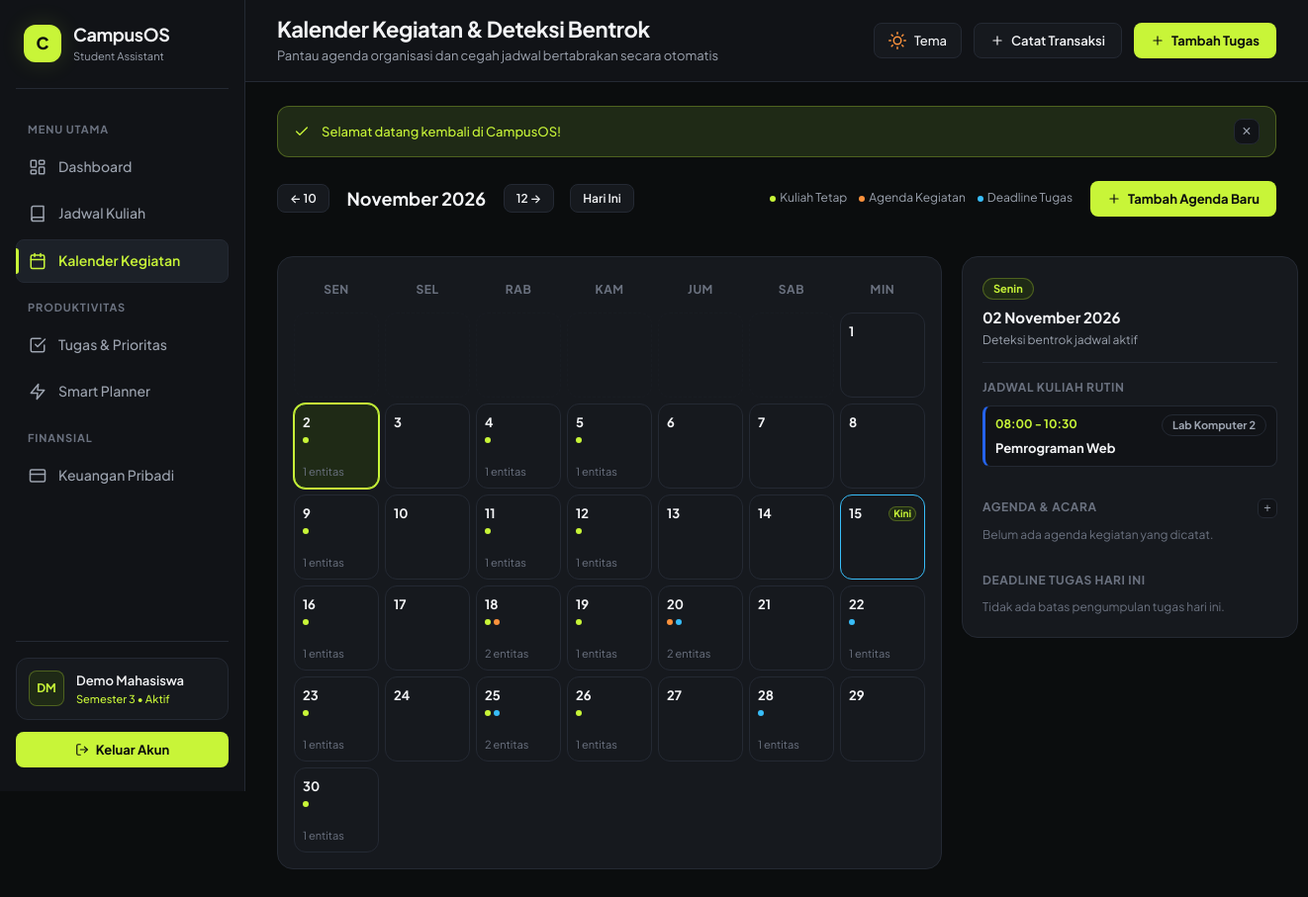
/index.php?page=calendar&month=11&year=2026&date=2026-11-02 (signed in), run on the app's committed database.
### tables this page shows
CREATE TABLE IF NOT EXISTS `class_schedules` (
    `id` INT AUTO_INCREMENT PRIMARY KEY,
    `user_id` INT NOT NULL,
    `course_id` INT NOT NULL,
    `day_of_week` TINYINT NOT NULL COMMENT '1=Senin, 2=Selasa, ..., 7=Minggu',
    `start_time` TIME NOT NULL,
    `end_time` TIME NOT NULL,
    `room` VARCHAR(50) NULL,
    INDEX `idx_schedules_user_day` (`user_id`, `day_of_week`),
    CONSTRAINT `fk_schedules_user` FOREIGN KEY (`user_id`) 
        REFERENCES `users` (`id`) ON DELETE CASCADE,
    CONSTRAINT `fk_schedules_course` FOREIGN KEY (`course_id`) 
        REFERENCES `courses` (`id`) ON DELETE CASCADE
);

CREATE TABLE IF NOT EXISTS `courses` (
    `id` INT AUTO_INCREMENT PRIMARY KEY,
    `user_id` INT NOT NULL,
    `course_code` VARCHAR(20) NOT NULL,
    `course_name` VARCHAR(120) NOT NULL,
    `lecturer` VARCHAR(100) NULL,
    `credits` TINYINT NOT NULL DEFAULT 3,
    `color_hex` VARCHAR(7) NOT NULL DEFAULT '#3B82F6',
    `created_at` TIMESTAMP NOT NULL DEFAULT CURRENT_TIMESTAMP,
    CONSTRAINT `fk_courses_user` FOREIGN KEY (`user_id`) 
        REFERENCES `users` (`id`) ON DELETE CASCADE
);

### app/helpers/view.php (called while the page is built, shortened)
<?php
function e(mixed $string): string
{
    return htmlspecialchars((string) ($string ?? ''), ENT_QUOTES, 'UTF-8');
}
function renderView(string $viewPath, array $data = [], ?string $layout = 'layouts/main'): void
{
    extract($data, EXTR_SKIP);
    $baseViewDir = dirname(__DIR__, 2) . '/views/';
    $viewFile = $baseViewDir . ltrim($viewPath, '/') . '.php';
    require $viewFile;
}

### app/config/database.php (called while the page is built, shortened)
<?php
function getDBConnection(): ?PDO
{
    $configFile = __DIR__ . '/config.local.php';
    if (!file_exists($configFile)) {
        $configFile = __DIR__ . '/config.example.php';
    }
    $config = require $configFile;
    $db = isset($config['db']) && is_array($config['db']) ? $config['db'] : $config;
    $host     = $db['host'] ?? '127.0.0.1';
    $dbname   = $db['dbname'] ?? 'campusos_db';
    $username = $db['username'] ?? 'root';
    $password = $db['password'] ?? '';
    $charset  = $db['charset'] ?? 'utf8mb4';
    $dsn = "mysql:host={$host};dbname={$dbname};charset={$charset}";
    $options = [
        PDO::ATTR_ERRMODE            => PDO::ERRMODE_EXCEPTION,
        PDO::ATTR_DEFAULT_FETCH_MODE => PDO::FETCH_ASSOC,
        PDO::ATTR_EMULATE_PREPARES   => false,
    ];
    try {
        $pdo = new PDO($dsn, $username, $password, $options);
        return $pdo;
    } catch (\PDOException $e) {
        error_log("Database Connection Failed: " . $e->getMessage());
        return null;
    }
}

### app/models/ScheduleModel.php (called while the page is built, shortened)
<?php
require_once __DIR__ . '/../config/database.php';
class ScheduleModel
{
    private ?PDO $db;
    public function __construct(?PDO $db = null)
    {
        $this->db = $db ?? Database::getInstance();
    }
    public function getWeeklySchedules(int $userId): array
    {
        try {
            $stmt = $this->db->prepare("
                SELECT
                    cs.*,
                    c.course_name,
                    c.course_code,
                    c.color_hex,
                    c.lecturer,
                    c.credits
                FROM class_schedules cs
                JOIN courses c ON cs.course_id = c.id
                WHERE cs.user_id = :user_id
                ORDER BY cs.day_of_week ASC, cs.start_time ASC
            ");
            $stmt->execute([':user_id' => $userId]);
            return $stmt->fetchAll(PDO::FETCH_ASSOC) ?: [];
        } catch (\PDOException $e) {
            error_log("ScheduleModel::getWeeklySchedules Error: " . $e->getMessage());
            return [];
        }
    }
}

### app/helpers/auth.php (called while the page is built, shortened)
<?php
function currentUserId(): ?int
{
    return isset($_SESSION['user_id']) ? (int) $_SESSION['user_id'] : null;
}

### app/models/EventModel.php (called while the page is built, shortened)
<?php
require_once __DIR__ . '/../config/database.php';
class EventModel
{
    private ?PDO $db;
    public function __construct(?PDO $db = null)
    {
        $this->db = $db ?? getDBConnection();
    }
    public function getAllByUserId(int $userId, ?string $startDate = null, ?string $endDate = null): array
    {
        try {
            $sql = "SELECT * FROM events WHERE user_id = :user_id";
            $params = [':user_id' => $userId];
            if (!empty($startDate) && !empty($endDate)) {
                $sql .= " AND event_date BETWEEN :start_date AND :end_date";
                $params[':start_date'] = $startDate;
                $params[':end_date']   = $endDate;
            } elseif (!empty($startDate)) {
                $sql .= " AND event_date >= :start_date";
                $params[':start_date'] = $startDate;
            } elseif (!empty($endDate)) {
                $sql .= " AND event_date <= :end_date";
                $params[':end_date']   = $endDate;
            }
            $sql .= " ORDER BY event_date ASC, start_time ASC";
            $stmt = $this->db->prepare($sql);
            $stmt->execute($params);
            return $stmt->fetchAll(PDO::FETCH_ASSOC) ?: [];
        } catch (\PDOException $e) {
            error_log("EventModel::getAllByUserId Error: " . $e->getMessage());
            return [];
        }
    }
    public function getByDateRange(int $userId, string $startDate, string $endDate): array
    {
        return $this->getAllByUserId($userId, $startDate, $endDate);
    }
}

### app/models/TaskModel.php (called while the page is built, shortened)
<?php
require_once __DIR__ . '/../config/database.php';
class TaskModel
{
    private ?PDO $db;
    public function __construct(?PDO $db = null)
    {
        $this->db = $db ?? getDBConnection();
    }
    public function getAllByUserId(int $userId, array $filters = []): array
    {
        try {
            $sql = "
                SELECT
                    t.*,
                    c.course_name,
                    c.course_code,
                    c.color_hex,
                    c.lecturer
                FROM tasks t
                LEFT JOIN courses c ON t.course_id = c.id
                WHERE t.user_id = :user_id
            ";
            $params = [':user_id' => $userId];
            if (!empty($filters['start_date'])) {
                $sql .= " AND t.deadline_date >= :start_date";
                $params[':start_date'] = $filters['start_date'];
            }
            if (!empty($filters['end_date'])) {
                $sql .= " AND t.deadline_date <= :end_date";
                $params[':end_date'] = $filters['end_date'];
            }
            $sql .= " ORDER BY (t.status = 'done') ASC, t.deadline_date ASC, t.deadline_time ASC, t.id DESC";
            $stmt = $this->db->prepare($sql);
            $stmt->execute($params);
            return $stmt->fetchAll(PDO::FETCH_ASSOC) ?: [];
        } catch (\PDOException $e) {
            error_log("TaskModel::getAllByUserId Error: " . $e->getMessage());
            return [];
        }
    }
}

### views/calendar/index.php (the view, shortened to what this page needs)
<?php
$month = (int) ($month ?? date('m'));
$year  = (int) ($year ?? date('Y'));
$monthName = $monthName ?? 'Bulan';
$selectedDate = $selectedDate ?? date('Y-m-d');
$selectedDayName = $selectedDayName ?? 'Hari';
$calendarGrid = $calendarGrid ?? [];
$selectedDayData = $selectedDayData ?? [
    'date'      => $selectedDate,
    'dayName'   => $selectedDayName,
    'schedules' => [],
    'events'    => [],
    'tasks'     => [],
];
$prevMonth = $month - 1;
$prevYear  = $year;
$nextMonth = $month + 1;
$nextYear  = $year;
$firstDayOfWeek = (int) date('N', strtotime($startDate));
$blankDaysCount = $firstDayOfWeek - 1;
?>
<section class="calendar-header-bar" aria-label="Kontrol Kalender">
  <div class="calendar-nav-group">
    <a href="index.php?page=calendar&month=<?= $prevMonth ?>&year=<?= $prevYear ?>" class="btn-secondary btn-sm" aria-label="Bulan Sebelumnya">
      &larr; <?= sprintf('%02d', $prevMonth) ?>
    </a>
    <span class="calendar-month-title">
      <?= e($monthName) ?> <?= $year ?>
    </span>
    <a href="index.php?page=calendar&month=<?= $nextMonth ?>&year=<?= $nextYear ?>" class="btn-secondary btn-sm" aria-label="Bulan Selanjutnya">
      <?= sprintf('%02d', $nextMonth) ?> &rarr;
    </a>
    <a href="index.php?page=calendar&month=<?= (int)date('m') ?>&year=<?= (int)date('Y') ?>&date=<?= date('Y-m-d') ?>" class="filter-pill btn-sm" style="margin-left: 8px;">
      Hari Ini
    </a>
  </div>
  <div style="display: flex; align-items: center; gap: 10px; flex-wrap: wrap;">
    <div style="display: flex; align-items: center; gap: 12px; font-size: var(--font-size-xs); color: var(--text-secondary); margin-right: 8px;">
      <span style="display: flex; align-items: center; gap: 4px;">
        <span class="cal-dot is-schedule" aria-hidden="true"></span> Kuliah Tetap
      </span>
      <span style="display: flex; align-items: center; gap: 4px;">
        <span class="cal-dot is-event" aria-hidden="true"></span> Agenda Kegiatan
      </span>
      <span style="display: flex; align-items: center; gap: 4px;">
        <span class="cal-dot is-task" aria-hidden="true"></span> Deadline Tugas
      </span>
    </div>
    <button type="button" class="btn-lime" data-open-modal="eventCreateModal">
      <svg class="ui-icon ui-icon-xs" viewBox="0 0 24 24" aria-hidden="true">
        <line x1="12" y1="5" x2="12" y2="19"></line>
        <line x1="5" y1="12" x2="19" y2="12"></line>
      </svg>
      <span>Tambah Agenda Baru</span>
    </button>
  </div>
</section>
<section class="calendar-layout" aria-label="Tampilan Kalender dan Agenda Terpilih">
  <article class="bento-card" style="padding: var(--space-4);">
    <div class="calendar-grid-table">
      <div class="calendar-day-header">Sen</div>
      <div class="calendar-day-header">Sel</div>
      <div class="calendar-day-header">Rab</div>
      <div class="calendar-day-header">Kam</div>
      <div class="calendar-day-header">Jum</div>
      <div class="calendar-day-header">Sab</div>
      <div class="calendar-day-header">Min</div>
      <?php for ($b = 0; $b < $blankDaysCount; $b++): ?>
        <div style="aspect-ratio: 1 / 1; min-height: 80px; opacity: 0.2; background: transparent; border: 1px dashed var(--border-subtle); border-radius: var(--radius-md);"></div>
      <?php endfor; ?>
      <?php
      $todayStr = date('Y-m-d');
      foreach ($calendarGrid as $dateStr => $dayData):
        $isToday = ($dateStr === $todayStr);
        $isSelected = ($dateStr === $selectedDate);
        $cellClass = 'calendar-day-cell';
        if ($isToday) $cellClass .= ' is-today';
        if ($isSelected) $cellClass .= ' is-selected';
        $hasSchedules = !empty($dayData['schedules']);
        $hasEvents    = !empty($dayData['events']);
        $hasTasks     = !empty($dayData['tasks']);
      ?>
        <a
          href="index.php?page=calendar&month=<?= $month ?>&year=<?= $year ?>&date=<?= e($dateStr) ?>"
          class="<?= $cellClass ?>"
          title="<?= e($dateStr) ?>: <?= count($dayData['schedules']) ?> kuliah, <?= count($dayData['events']) ?> agenda, <?= count($dayData['tasks']) ?> tugas"
        >
          <div class="calendar-day-number">
            <span><?= (int) $dayData['day'] ?></span>
            <?php if ($isToday): ?>
              <span class="pill pill-lime" style="font-size: 0.625rem; padding: 1px 4px;">Kini</span>
            <?php endif; ?>
          </div>
          <div class="calendar-cell-dots" aria-hidden="true">
            <?php if ($hasSchedules): ?>
              <span class="cal-dot is-schedule" title="Jadwal Kuliah"></span>
            <?php endif; ?>
            <?php if ($hasEvents): ?>
              <span class="cal-dot is-event" title="Agenda Kegiatan"></span>
            <?php endif; ?>
            <?php if ($hasTasks): ?>
              <span class="cal-dot is-task" title="Deadline Tugas"></span>
            <?php endif; ?>
          </div>
          <div style="font-size: 0.6875rem; color: var(--text-muted); margin-top: auto; white-space: nowrap; overflow: hidden; text-overflow: ellipsis;">
            <?php if ($dayData['count'] > 0): ?>
              <?= (int) $dayData['count'] ?> entitas
            <?php endif; ?>
          </div>
        </a>
      <?php endforeach; ?>
    </div>
  </article>
  <aside class="agenda-day-panel" aria-label="Agenda Tanggal Terpilih">
    <div style="border-bottom: 1px solid var(--border-subtle); padding-bottom: var(--space-3);">
      <span class="pill pill-lime" style="margin-bottom: 6px; display: inline-block;">
        <?= e($selectedDayName) ?>
      </span>
      <h3 style="font-size: var(--font-size-md); font-weight: var(--font-weight-bold); color: var(--text-primary);">
        <?= date('d F Y', strtotime($selectedDate)) ?>
      </h3>
      <span style="font-size: var(--font-size-xs); color: var(--text-secondary);">
        Deteksi bentrok jadwal aktif
      </span>
    </div>
    <div>
      <div style="font-size: var(--font-size-xs); font-weight: var(--font-weight-bold); text-transform: uppercase; letter-spacing: 0.05em; color: var(--text-muted); margin-bottom: 8px;">
        Jadwal Kuliah Rutin
      </div>
      <?php if (empty($selectedDayData['schedules'])): ?>
        <p style="font-size: var(--font-size-xs); color: var(--text-muted); margin: 0 0 12px 0;">Tidak ada jadwal kuliah rutin di hari ini.</p>
      <?php else: ?>
        <div style="display: flex; flex-direction: column; gap: 8px; margin-bottom: 16px;">
          <?php foreach ($selectedDayData['schedules'] as $sch): ?>
            <div style="background-color: var(--bg-sidebar); border: 1px solid var(--border-subtle); border-left: 3px solid <?= e($sch['color_hex'] ?? '#3B82F6') ?>; border-radius: var(--radius-sm); padding: 8px 10px;">
              <div style="display: flex; justify-content: space-between; align-items: center; font-size: var(--font-size-xs);">
                <span style="font-weight: var(--font-weight-bold); color: var(--accent-lime);">
                  <?= e(substr($sch['start_time'], 0, 5)) ?> - <?= e(substr($sch['end_time'], 0, 5)) ?>
                </span>
                <?php if (!empty($sch['room'])): ?>
                  <span class="pill pill-neutral" style="font-size: 0.6875rem;"><?= e($sch['room']) ?></span>
                <?php endif; ?>
              </div>
              <strong style="font-size: var(--font-size-sm); color: var(--text-primary); display: block; margin-top: 2px;">
                <?= e($sch['course_name'] ?? 'Mata Kuliah') ?>
              </strong>
            </div>
          <?php endforeach; ?>
        </div>
      <?php endif; ?>
    </div>
    <div>
      <div style="display: flex; align-items: center; justify-content: space-between; margin-bottom: 8px;">
        <span style="font-size: var(--font-size-xs); font-weight: var(--font-weight-bold); text-transform: uppercase; letter-spacing: 0.05em; color: var(--text-muted);">
          Agenda &amp; Acara
        </span>
        <button type="button" class="btn-ghost-icon" data-open-modal="eventCreateModal" title="Tambah Agenda" style="width: 20px; height: 20px; font-size: 0.8rem;">+</button>
      </div>
      <?php if (empty($selectedDayData['events'])): ?>
        <p style="font-size: var(--font-size-xs); color: var(--text-muted); margin: 0 0 12px 0;">Belum ada agenda kegiatan yang dicatat.</p>
      <?php endif; ?>
    </div>
    <div>
      <div style="font-size: var(--font-size-xs); font-weight: var(--font-weight-bold); text-transform: uppercase; letter-spacing: 0.05em; color: var(--text-muted); margin-bottom: 8px;">
        Deadline Tugas Hari Ini
      </div>
      <?php if (empty($selectedDayData['tasks'])): ?>
        <p style="font-size: var(--font-size-xs); color: var(--text-muted); margin: 0;">Tidak ada batas pengumpulan tugas hari ini.</p>
      <?php endif; ?>
    </div>
  </aside>
</section>

### data on the page
class_schedules: start_time "08:00", end_time "10:30", room "Lab Komputer 2", course.course_name "Pemrograman Web"

### other printed values
$userInitials "DM"
$user['name'] "Demo Mahasiswa"
$user['semester'] "3"
$headerInfo['title'] "Kalender Kegiatan & Deteksi Bentrok"
$headerInfo['subtitle'] "Pantau agenda organisasi dan cegah jadwal bertabrakan secara otomatis"
$flash['message'] "Selamat datang kembali di CampusOS!"
$prevMonth "10"
$monthName "November"
$year "2026"
$nextMonth "12"
$dayData['day'] "1"
$dayData['day'] "2"
$dayData['count'] "1"
$dayData['day'] "3"
$dayData['day'] "4"
